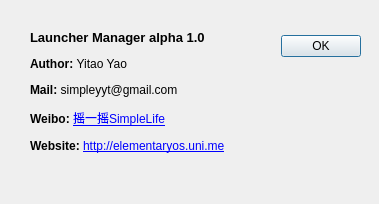
<?xml version="1.0" encoding="UTF-8"?>
<ui version="4.0">
 <class>AboutDialog</class>
 <widget class="QDialog" name="AboutDialog">
  <property name="geometry">
   <rect>
    <x>0</x>
    <y>0</y>
    <width>379</width>
    <height>204</height>
   </rect>
  </property>
  <property name="sizePolicy">
   <sizepolicy hsizetype="Fixed" vsizetype="Fixed">
    <horstretch>0</horstretch>
    <verstretch>0</verstretch>
   </sizepolicy>
  </property>
  <property name="windowTitle">
   <string>About</string>
  </property>
  <widget class="QDialogButtonBox" name="buttonBox">
   <property name="geometry">
    <rect>
     <x>20</x>
     <y>30</y>
     <width>341</width>
     <height>32</height>
    </rect>
   </property>
   <property name="orientation">
    <enum>Qt::Horizontal</enum>
   </property>
   <property name="standardButtons">
    <set>QDialogButtonBox::Ok</set>
   </property>
  </widget>
  <widget class="QLabel" name="label">
   <property name="geometry">
    <rect>
     <x>30</x>
     <y>30</y>
     <width>251</width>
     <height>171</height>
    </rect>
   </property>
   <property name="sizePolicy">
    <sizepolicy hsizetype="Fixed" vsizetype="Fixed">
     <horstretch>0</horstretch>
     <verstretch>0</verstretch>
    </sizepolicy>
   </property>
   <property name="text">
    <string>&lt;html&gt;&lt;head/&gt;&lt;body&gt;&lt;p&gt;&lt;span style=&quot; font-size:10pt; font-weight:600;&quot;&gt;Launcher Manager alpha 1.0&lt;/span&gt;&lt;/p&gt;&lt;p&gt;&lt;span style=&quot; font-weight:600;&quot;&gt;Author: &lt;/span&gt;Yitao Yao&lt;/p&gt;&lt;p&gt;&lt;span style=&quot; font-weight:600;&quot;&gt;Mail: &lt;/span&gt;simpleyyt@gmail.com&lt;/p&gt;&lt;p&gt;&lt;span style=&quot; font-weight:600;&quot;&gt;Weibo: &lt;/span&gt;&lt;a href=&quot;http://weibo.com/u/1836017133&quot;&gt;&lt;span style=&quot; text-decoration: underline; color:#0000ff;&quot;&gt;摇一摇SimpleLife&lt;/span&gt;&lt;/a&gt;&lt;/p&gt;&lt;p&gt;&lt;span style=&quot; font-weight:600;&quot;&gt;Website: &lt;/span&gt;&lt;a href=&quot;elementaryos.uni.me&quot;&gt;&lt;span style=&quot; text-decoration: underline; color:#0000ff;&quot;&gt;http://elementaryos.uni.me&lt;/span&gt;&lt;/a&gt;&lt;/p&gt;&lt;/body&gt;&lt;/html&gt;</string>
   </property>
   <property name="textFormat">
    <enum>Qt::RichText</enum>
   </property>
   <property name="alignment">
    <set>Qt::AlignLeading|Qt::AlignLeft|Qt::AlignTop</set>
   </property>
   <property name="wordWrap">
    <bool>true</bool>
   </property>
  </widget>
 </widget>
 <resources/>
 <connections>
  <connection>
   <sender>buttonBox</sender>
   <signal>accepted()</signal>
   <receiver>AboutDialog</receiver>
   <slot>accept()</slot>
   <hints>
    <hint type="sourcelabel">
     <x>248</x>
     <y>254</y>
    </hint>
    <hint type="destinationlabel">
     <x>157</x>
     <y>274</y>
    </hint>
   </hints>
  </connection>
  <connection>
   <sender>buttonBox</sender>
   <signal>rejected()</signal>
   <receiver>AboutDialog</receiver>
   <slot>reject()</slot>
   <hints>
    <hint type="sourcelabel">
     <x>316</x>
     <y>260</y>
    </hint>
    <hint type="destinationlabel">
     <x>286</x>
     <y>274</y>
    </hint>
   </hints>
  </connection>
 </connections>
</ui>
